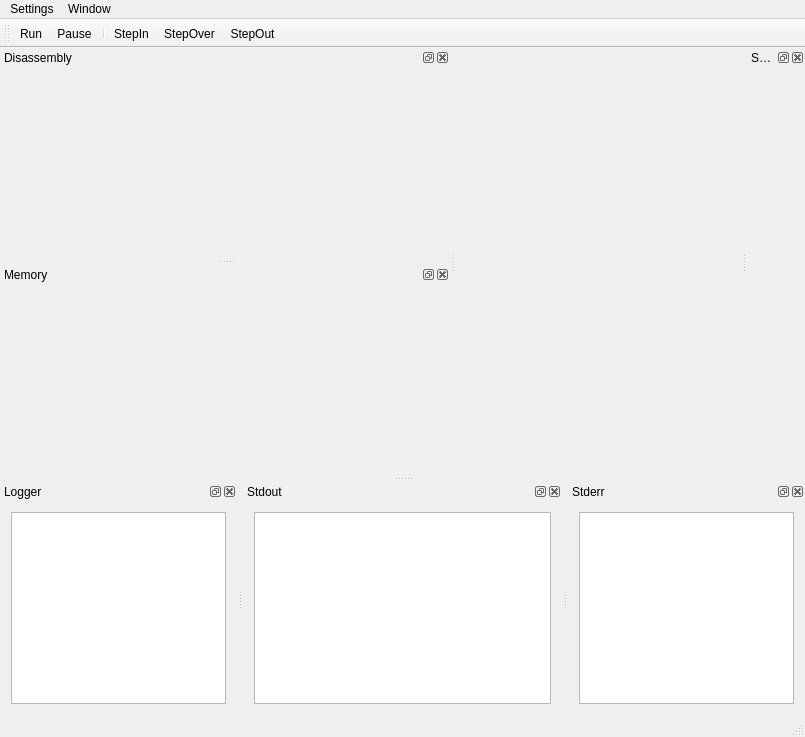
<?xml version="1.0" encoding="UTF-8"?>
<ui version="4.0">
 <class>pcspdebuggerClass</class>
 <widget class="QMainWindow" name="pcspdebuggerClass">
  <property name="geometry">
   <rect>
    <x>0</x>
    <y>0</y>
    <width>805</width>
    <height>737</height>
   </rect>
  </property>
  <property name="windowTitle">
   <string>pcspdebugger</string>
  </property>
  <property name="windowIcon">
   <iconset>
    <normaloff>:/../../res/pcsp.ico</normaloff>:/../../res/pcsp.ico</iconset>
  </property>
  <widget class="QWidget" name="centralWidget">
   <property name="sizePolicy">
    <sizepolicy hsizetype="Preferred" vsizetype="Preferred">
     <horstretch>0</horstretch>
     <verstretch>0</verstretch>
    </sizepolicy>
   </property>
   <layout class="QHBoxLayout" name="horizontalLayout"/>
  </widget>
  <widget class="QMenuBar" name="menuBar">
   <property name="geometry">
    <rect>
     <x>0</x>
     <y>0</y>
     <width>805</width>
     <height>21</height>
    </rect>
   </property>
   <widget class="QMenu" name="menuFile">
    <property name="title">
     <string>Settings</string>
    </property>
    <addaction name="actionLog_Configure"/>
   </widget>
   <widget class="QMenu" name="menuWindow">
    <property name="title">
     <string>Window</string>
    </property>
   </widget>
   <addaction name="menuFile"/>
   <addaction name="menuWindow"/>
  </widget>
  <widget class="QStatusBar" name="statusBar"/>
  <widget class="QToolBar" name="toolBar">
   <property name="enabled">
    <bool>true</bool>
   </property>
   <property name="windowTitle">
    <string>toolBar</string>
   </property>
   <attribute name="toolBarArea">
    <enum>TopToolBarArea</enum>
   </attribute>
   <attribute name="toolBarBreak">
    <bool>false</bool>
   </attribute>
   <addaction name="actionRun"/>
   <addaction name="actionPause"/>
   <addaction name="separator"/>
   <addaction name="actionStepIn"/>
   <addaction name="actionStepOver"/>
   <addaction name="actionStepOut"/>
  </widget>
  <widget class="QDockWidget" name="disassembly_dock">
   <property name="sizePolicy">
    <sizepolicy hsizetype="Preferred" vsizetype="Preferred">
     <horstretch>0</horstretch>
     <verstretch>0</verstretch>
    </sizepolicy>
   </property>
   <property name="minimumSize">
    <size>
     <width>450</width>
     <height>38</height>
    </size>
   </property>
   <property name="features">
    <set>QDockWidget::AllDockWidgetFeatures</set>
   </property>
   <property name="allowedAreas">
    <set>Qt::AllDockWidgetAreas</set>
   </property>
   <property name="windowTitle">
    <string>Disassembly</string>
   </property>
   <attribute name="dockWidgetArea">
    <number>1</number>
   </attribute>
   <widget class="QWidget" name="disassemblydockwidget"/>
  </widget>
  <widget class="QDockWidget" name="memory_dock">
   <property name="sizePolicy">
    <sizepolicy hsizetype="Preferred" vsizetype="Preferred">
     <horstretch>0</horstretch>
     <verstretch>0</verstretch>
    </sizepolicy>
   </property>
   <property name="minimumSize">
    <size>
     <width>450</width>
     <height>38</height>
    </size>
   </property>
   <property name="features">
    <set>QDockWidget::AllDockWidgetFeatures</set>
   </property>
   <property name="windowTitle">
    <string>Memory</string>
   </property>
   <attribute name="dockWidgetArea">
    <number>1</number>
   </attribute>
   <widget class="qt4_MemoryViewer" name="memorydockwidget"/>
  </widget>
  <widget class="QDockWidget" name="logger_dock">
   <property name="features">
    <set>QDockWidget::AllDockWidgetFeatures</set>
   </property>
   <property name="windowTitle">
    <string>Logger</string>
   </property>
   <attribute name="dockWidgetArea">
    <number>8</number>
   </attribute>
   <widget class="QWidget" name="logdockwidget">
    <layout class="QGridLayout" name="gridLayout">
     <item row="0" column="0">
      <widget class="QPlainTextEdit" name="loggerText">
       <property name="sizePolicy">
        <sizepolicy hsizetype="Preferred" vsizetype="Preferred">
         <horstretch>0</horstretch>
         <verstretch>0</verstretch>
        </sizepolicy>
       </property>
      </widget>
     </item>
    </layout>
   </widget>
  </widget>
  <widget class="QDockWidget" name="stdout_dock">
   <property name="features">
    <set>QDockWidget::AllDockWidgetFeatures</set>
   </property>
   <property name="windowTitle">
    <string>Stdout</string>
   </property>
   <attribute name="dockWidgetArea">
    <number>8</number>
   </attribute>
   <widget class="QWidget" name="stdoutwidget">
    <property name="minimumSize">
     <size>
      <width>319</width>
      <height>0</height>
     </size>
    </property>
    <layout class="QGridLayout" name="gridLayout_3">
     <item row="0" column="0">
      <widget class="QPlainTextEdit" name="stdoutText">
       <property name="sizePolicy">
        <sizepolicy hsizetype="Preferred" vsizetype="Preferred">
         <horstretch>0</horstretch>
         <verstretch>0</verstretch>
        </sizepolicy>
       </property>
      </widget>
     </item>
    </layout>
   </widget>
  </widget>
  <widget class="QDockWidget" name="stderr_dock">
   <property name="features">
    <set>QDockWidget::AllDockWidgetFeatures</set>
   </property>
   <property name="windowTitle">
    <string>Stderr</string>
   </property>
   <attribute name="dockWidgetArea">
    <number>8</number>
   </attribute>
   <widget class="QWidget" name="dockWidgetContents">
    <layout class="QGridLayout" name="gridLayout_2">
     <item row="0" column="0">
      <widget class="QPlainTextEdit" name="stderrText">
       <property name="sizePolicy">
        <sizepolicy hsizetype="Preferred" vsizetype="Preferred">
         <horstretch>0</horstretch>
         <verstretch>0</verstretch>
        </sizepolicy>
       </property>
      </widget>
     </item>
    </layout>
   </widget>
  </widget>
  <widget class="QDockWidget" name="sysmem_dock">
   <property name="windowTitle">
    <string>SysMem</string>
   </property>
   <attribute name="dockWidgetArea">
    <number>2</number>
   </attribute>
   <widget class="qt4_SysmemViewer" name="sysmemdockwidget"/>
  </widget>
  <action name="actionRun">
   <property name="icon">
    <iconset resource="../../qt4/pcsp.qrc">
     <normaloff>:/../../Resources/Resources/PlayIcon.png</normaloff>:/../../Resources/Resources/PlayIcon.png</iconset>
   </property>
   <property name="text">
    <string>Run</string>
   </property>
  </action>
  <action name="actionPause">
   <property name="icon">
    <iconset resource="../../qt4/pcsp.qrc">
     <normaloff>:/../../Resources/Resources/PauseIcon.png</normaloff>:/../../Resources/Resources/PauseIcon.png</iconset>
   </property>
   <property name="text">
    <string>Pause</string>
   </property>
  </action>
  <action name="actionStepIn">
   <property name="icon">
    <iconset resource="../../qt4/pcsp.qrc">
     <normaloff>:/../../Resources/Resources/StepIntoIcon.png</normaloff>:/../../Resources/Resources/StepIntoIcon.png</iconset>
   </property>
   <property name="text">
    <string>StepIn</string>
   </property>
   <property name="toolTip">
    <string>Step In</string>
   </property>
  </action>
  <action name="actionStepOver">
   <property name="icon">
    <iconset resource="../../qt4/pcsp.qrc">
     <normaloff>:/../../Resources/Resources/StepOverIcon.png</normaloff>:/../../Resources/Resources/StepOverIcon.png</iconset>
   </property>
   <property name="text">
    <string>StepOver</string>
   </property>
   <property name="toolTip">
    <string>Step Over</string>
   </property>
  </action>
  <action name="actionStepOut">
   <property name="icon">
    <iconset resource="../../qt4/pcsp.qrc">
     <normaloff>:/../../Resources/Resources/StepOutIcon.png</normaloff>:/../../Resources/Resources/StepOutIcon.png</iconset>
   </property>
   <property name="text">
    <string>StepOut</string>
   </property>
   <property name="toolTip">
    <string>Step Out</string>
   </property>
  </action>
  <action name="actionLog_Configure">
   <property name="text">
    <string>Log Configure</string>
   </property>
  </action>
 </widget>
 <layoutdefault spacing="6" margin="11"/>
 <customwidgets>
  <customwidget>
   <class>qt4_MemoryViewer</class>
   <extends>QWidget</extends>
   <header>qt4_memoryviewer.h</header>
   <container>1</container>
  </customwidget>
  <customwidget>
   <class>qt4_SysmemViewer</class>
   <extends>QWidget</extends>
   <header>qt4_sysmemviewer.h</header>
   <container>1</container>
  </customwidget>
 </customwidgets>
 <resources>
  <include location="../../qt4/pcsp.qrc"/>
 </resources>
 <connections>
  <connection>
   <sender>actionLog_Configure</sender>
   <signal>triggered()</signal>
   <receiver>pcspdebuggerClass</receiver>
   <slot>menuLogConfigure()</slot>
   <hints>
    <hint type="sourcelabel">
     <x>-1</x>
     <y>-1</y>
    </hint>
    <hint type="destinationlabel">
     <x>402</x>
     <y>368</y>
    </hint>
   </hints>
  </connection>
 </connections>
 <slots>
  <signal>logsignal(quint32,QString)</signal>
  <slot>updatelog(quint32,QString)</slot>
  <slot>menuLogConfigure()</slot>
 </slots>
</ui>
